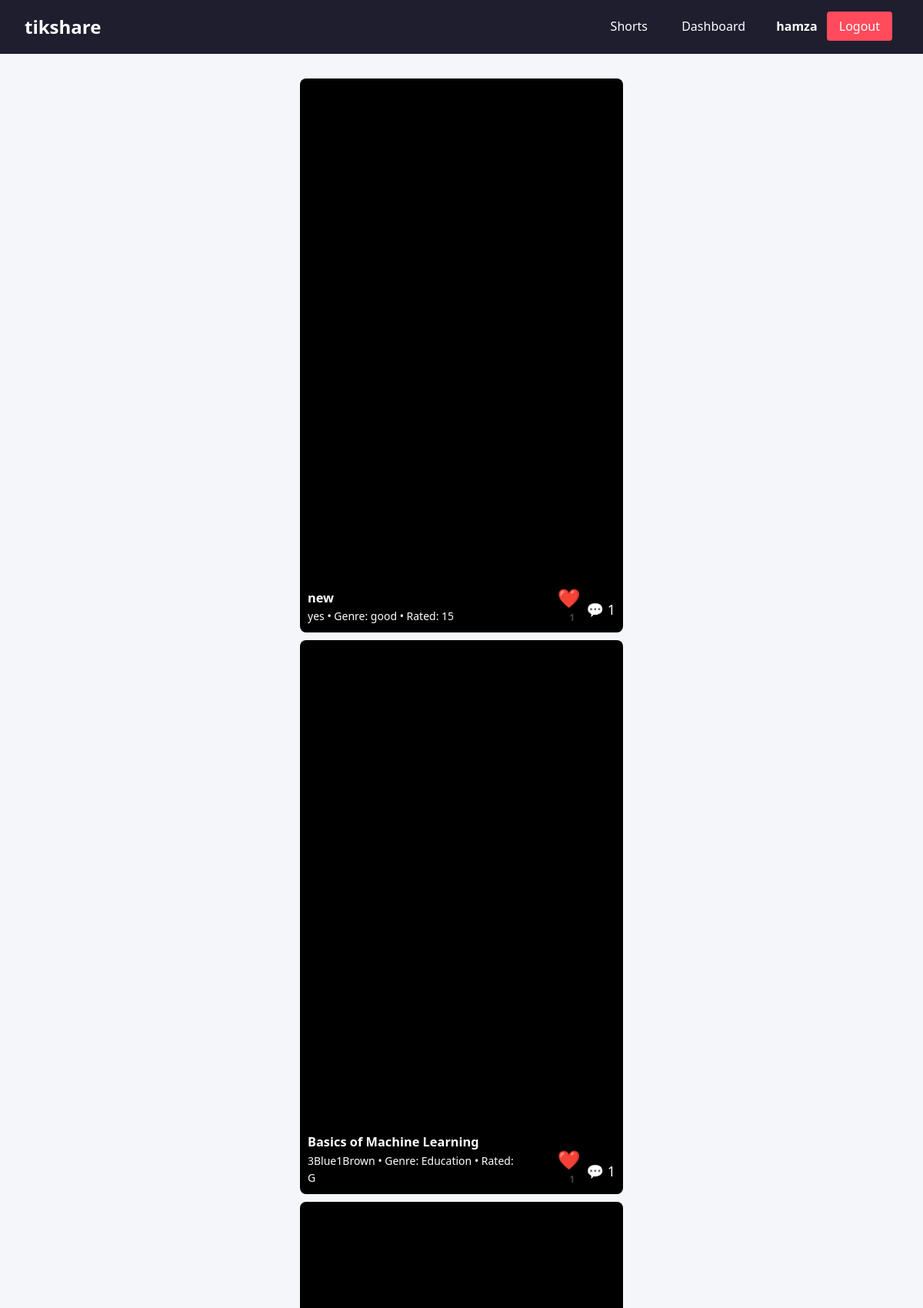
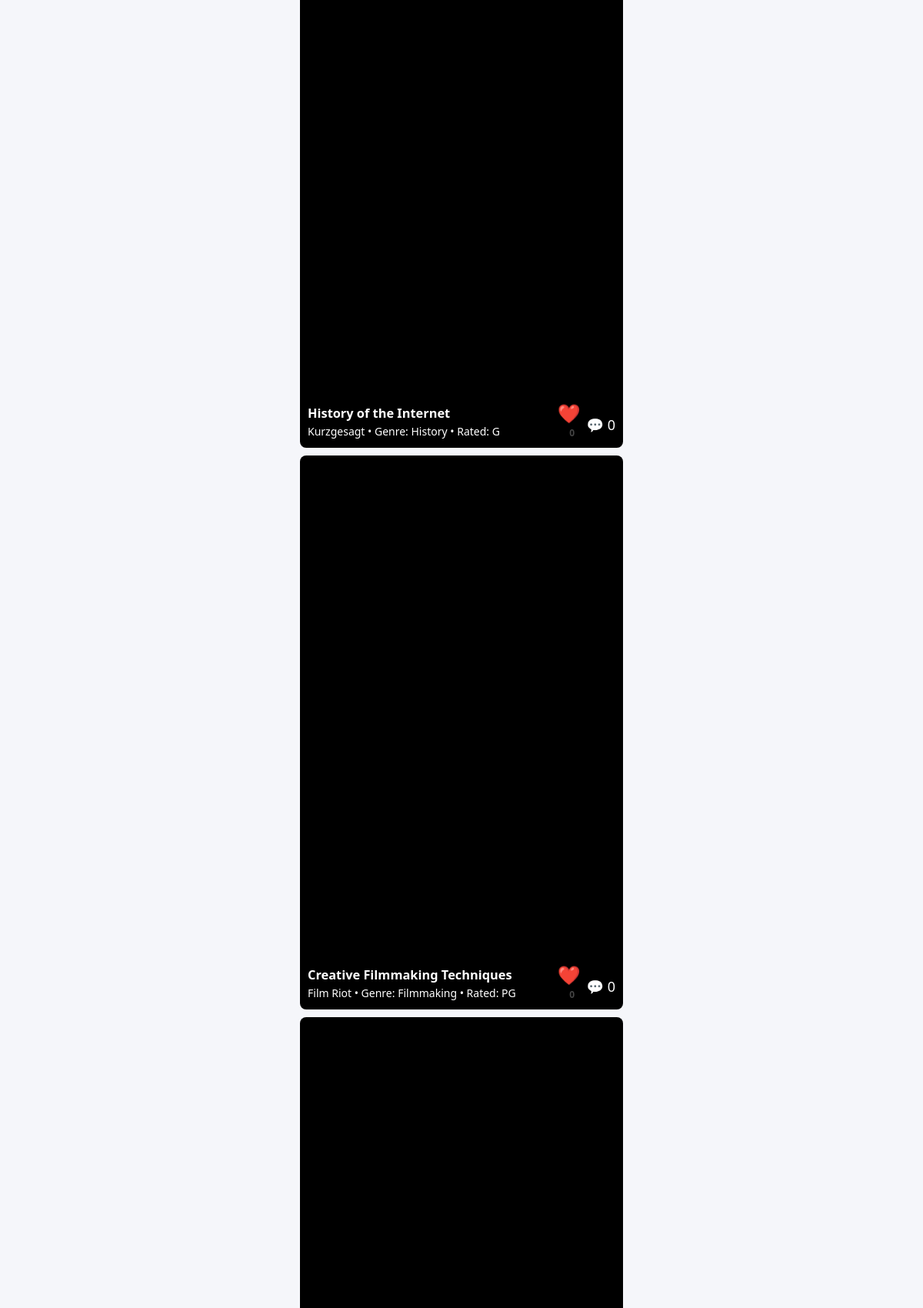
/shorts (signed in, upper part), run on the app's committed database (2 pictures, top to bottom).
### tables this page shows
CREATE TABLE users (
    id INTEGER PRIMARY KEY AUTOINCREMENT,
    username TEXT UNIQUE NOT NULL,
    password TEXT NOT NULL,
    role TEXT CHECK(role IN ('creator', 'consumer')) NOT NULL
);

CREATE TABLE videos (
    id INTEGER PRIMARY KEY AUTOINCREMENT,
    title TEXT NOT NULL,
    publisher TEXT NOT NULL,
    producer TEXT,
    genre TEXT,
    age_rating TEXT,
    url TEXT NOT NULL,
    uploaded_by INTEGER,
    FOREIGN KEY (uploaded_by) REFERENCES users(id)
);

### app.py (the view)
@app.route('/shorts')
def shorts():
    db = get_db()
    try:
        videos = db.execute('''
            SELECT v.*,
                   (SELECT COUNT(*) FROM comments c WHERE c.video_id = v.id) as comment_count,
                   (SELECT COUNT(*) FROM likes l WHERE l.video_id = v.id) as like_count
            FROM videos v
            ORDER BY v.id DESC
        ''').fetchall()
        video_list = []
        for video in videos:
            comments = db.execute('''
                SELECT c.comment, c.rating, u.username, c.created_at
                FROM comments c
                JOIN users u ON c.user_id = u.id
                WHERE c.video_id = ?
                ORDER BY c.id DESC
            ''', (video['id'],)).fetchall()
            video_dict = dict(video)
            video_dict['comments'] = comments
            video_dict['comment_count'] = video['comment_count'] or 0
            video_dict['like_count'] = video['like_count'] or 0
            video_list.append(video_dict)
        return render_template('shorts.html', videos=video_list)
    except sqlite3.Error as e:
        app.logger.error(f"Error in /shorts route: {e}")
        flash('An error occurred while loading videos.')
        return render_template('shorts.html', videos=[])

### app.py (called while the page is built)
def get_db():
    conn = sqlite3.connect(DATABASE)
    conn.row_factory = sqlite3.Row
    return conn

### templates/shorts.html (shortened to what this page needs)
{% extends "base.html" %}
{% block content %}
<div class="shorts-container">
    {% for video in videos %}
        <div class="shorts-item">
            <a href="{{ url_for('watch', video_id=video['id']) }}">
                <video class="shorts-full-video" autoplay loop muted playsinline>
                    <source src="{{ video['url'] }}" type="video/mp4">
                </video>
            </a>
            <div class="shorts-overlay">
                <div class="shorts-meta">
                    <h3>{{ video['title'] }}</h3>
                    <p>{{ video['publisher'] }} • Genre: {{ video['genre'] or "N/A" }} • Rated: {{ video['age_rating'] or "N/A" }}</p>
                </div>
                <div class="shorts-actions">
                    <form method="POST" action="{{ url_for('like') }}" class="like-form" data-video-id="{{ video['id'] }}">
                        <button type="button" class="like-btn" data-liked="false">❤️</button>
                        <span class="like-count">{{ video['like_count'] }}</span>
                    </form>
                    <a href="{{ url_for('watch', video_id=video['id']) }}" class="comment-link">
                        💬 {{ video['comment_count'] }}
                    </a>
                </div>
            </div>
        </div>
    {% endfor %}
</div>
{% endblock %}

### templates/base.html (shortened to what this page needs)
<!DOCTYPE html>
<html lang="en">
<head>
    <link href="{{ url_for('static', filename='style.css') }}" rel="stylesheet">
</head>
<body>
    <header class="navbar">
        <div class="logo">tikshare</div>
        <nav>
            {% if 'user' in session %}
                <a href="{{ url_for('shorts') }}">Shorts</a>
                {% if session['user']['role'] == 'creator' %}
                    <a href="{{ url_for('dashboard') }}">Dashboard</a>
                {% endif %}
                <span class="user">{{ session['user']['username'] }}</span>
                <a href="{{ url_for('logout') }}" class="btn">Logout</a>
            {% else %}
                <a href="{{ url_for('login') }}">Login</a>
                <a href="{{ url_for('register') }}">Register</a>
            {% endif %}
        </nav>
    </header>
    <main class="content">
        {% block content %}{% endblock %}
    </main>
</body>
</html>

### static/style.css (style rules this page uses)
* { margin: 0; padding: 0; box-sizing: border-box; }
body { font-family: 'Segoe UI', Tahoma, Geneva, Verdana, sans-serif; background: #f5f6fa; color: #333; line-height: 1.6; min-height: 100vh; }
header.navbar, header { background: #1e1e2f; color: #fff; padding: 1rem 2rem; display: flex; justify-content: space-between; align-items: center; flex-wrap: wrap; }
header .logo, header h1 { font-size: 1.5rem; font-weight: bold; }
nav a { color: #fff; text-decoration: none; margin: 0 0.5rem; padding: 0.5rem 0.75rem; transition: background 0.3s ease; }
nav .btn { background: #ff4b5c; padding: 0.5rem 1rem; border-radius: 4px; }
.user { font-weight: bold; margin-left: 1rem; }
main.content { padding: 2rem; }
.shorts-actions { display: flex; align-items: center; justify-content: space-between; flex-wrap: wrap; gap: 0.5rem; }
.like-btn { font-size: 1.5rem; border: none; background: none; cursor: pointer; transition: transform 0.2s ease; }
.like-count { margin-left: 0.5rem; font-weight: bold; color: #444; }
.comment-link { color: #4e73df; text-decoration: none; font-size: 0.95rem; transition: color 0.2s ease; }

### templates/shorts.html (style rules this page uses)
.shorts-container { display: flex; flex-direction: column; align-items: center; gap: 10px; }
.shorts-item { position: relative; width: 100%; max-width: 420px; height: 90vh; background: black; overflow: hidden; border-radius: 8px; }
.shorts-full-video { width: 100%; height: 100%; object-fit: cover; }
.shorts-overlay { position: absolute; bottom: 10px; left: 10px; right: 10px; color: white; display: flex; justify-content: space-between; align-items: flex-end; }
.shorts-meta { max-width: 70%; font-size: 14px; }
.shorts-actions { text-align: center; }
.like-btn { background: transparent; border: none; font-size: 24px; color: white; cursor: pointer; }
.like-count { display: block; font-size: 12px; }
.comment-link { display: block; font-size: 18px; color: white; text-decoration: none; margin-top: 8px; }

### data on the page
users: user.username "hamza"
videos: title "new", publisher "yes", genre "good", age_rating "15", like_count "1", comment_count "1"
videos: title "Basics of Machine Learning", publisher "3Blue1Brown", genre "Education", age_rating "G", like_count "1", comment_count "1"
videos: title "History of the Internet", publisher "Kurzgesagt", genre "History", age_rating "G", like_count "0", comment_count "0"
videos: title "Creative Filmmaking Techniques", publisher "Film Riot", genre "Filmmaking", age_rating "PG", like_count "0", comment_count "0"
